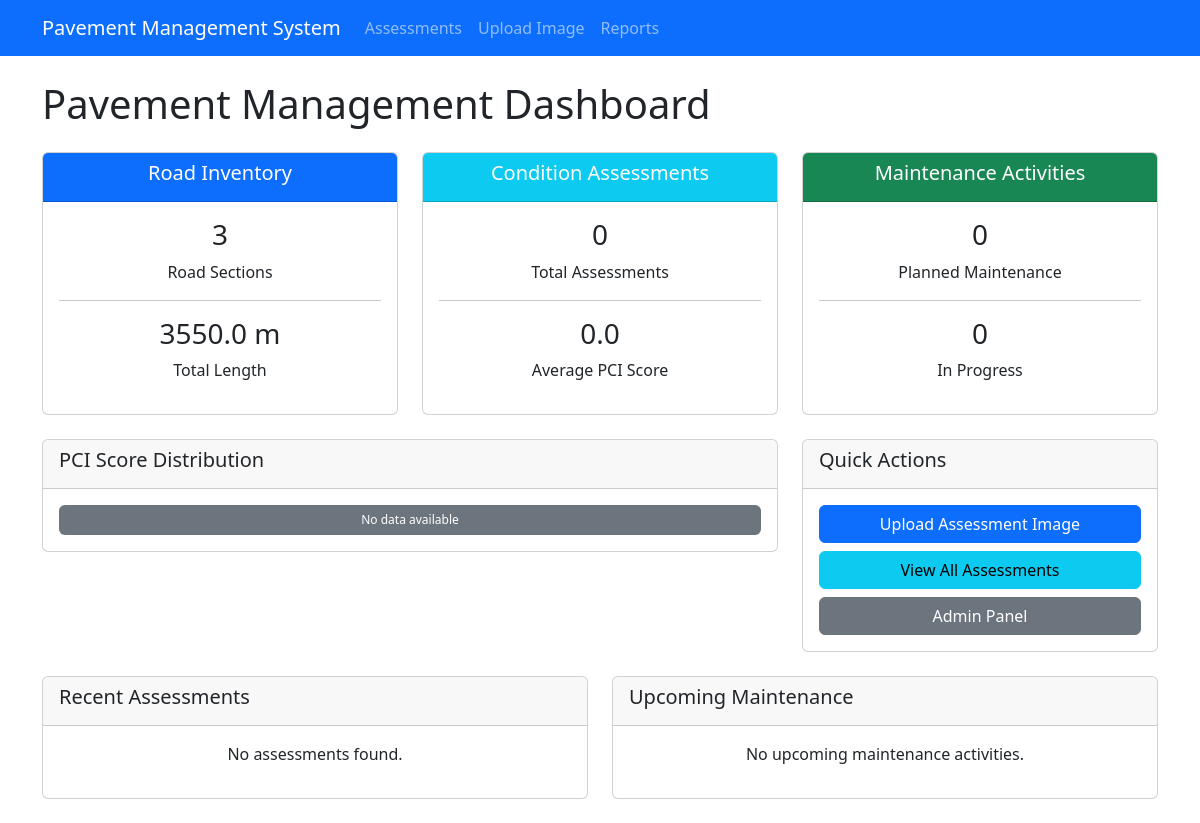
The app's page /, older data.
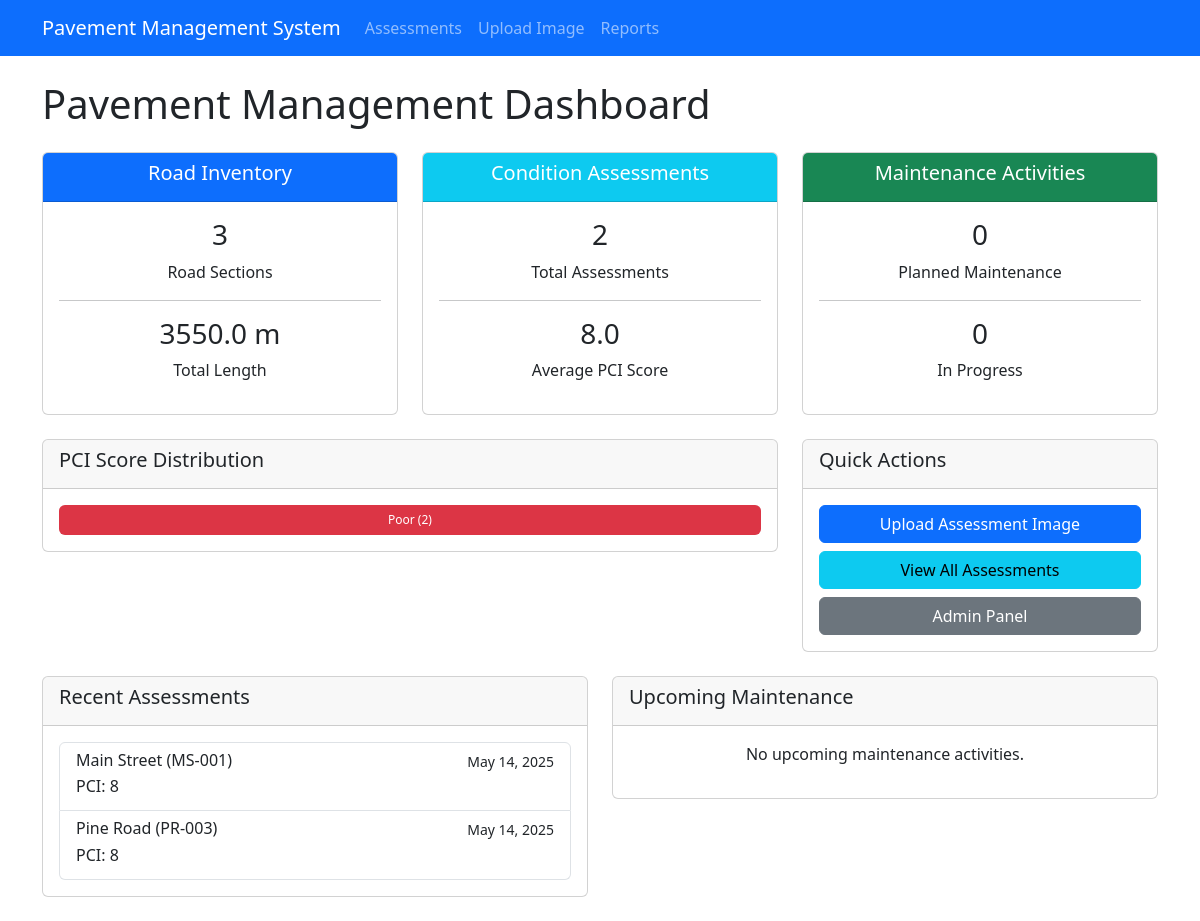
The same page, newer data.
### assessments/models.py (models this page shows, shortened)
class ConditionAssessment(models.Model):
    road_section = models.ForeignKey(RoadSection, on_delete=models.CASCADE)
    assessment_date = models.DateField()
    assessment_method = models.ForeignKey(AssessmentMethod, on_delete=models.PROTECT)
    inspector = models.CharField(max_length=100, blank=True, null=True)
    pci = models.IntegerField(
        "Pavement Condition Index",
        validators=[MinValueValidator(0), MaxValueValidator(100)],
        help_text="0-100 scale where 100 is perfect condition"
    )
    rutting = models.FloatField(null=True, blank=True, help_text="Average rutting depth in mm")
    cracking_percentage = models.FloatField(
        null=True, blank=True,
        validators=[MinValueValidator(0), MaxValueValidator(100)],
        help_text="Percentage of surface with cracking"
    )
    roughness_iri = models.FloatField(
        null=True, blank=True,
        help_text="International Roughness Index (m/km)"
    )
    image_urls = models.JSONField(null=True, blank=True)
    raw_data_url = models.URLField(null=True, blank=True)
    notes = models.TextField(blank=True)
    class Meta:
        ordering = ['-assessment_date']

### inventory/models.py (models this page shows, shortened)
class RoadSection(models.Model):
    name = models.CharField(max_length=100)
    road_id = models.CharField(max_length=50, unique=True)
    length = models.FloatField(help_text="Length in meters")
    width = models.FloatField(help_text="Width in meters")
    surface_type = models.CharField(max_length=50)
    construction_date = models.DateField(null=True, blank=True)
    last_maintenance_date = models.DateField(null=True, blank=True)
    geometry_data = models.TextField(null=True, blank=True, help_text="Geometry data in GeoJSON or WKT format")
    def __str__(self):
        return f"{self.name} ({self.road_id})"

### core/views.py (the view)
# urls.py: path('', DashboardView.as_view(), name='dashboard'),
class DashboardView(TemplateView):
    template_name = 'core/dashboard.html'
    def get_context_data(self, **kwargs):
        context = super().get_context_data(**kwargs)
        context['total_roads'] = RoadSection.objects.count()
        context['total_length'] = RoadSection.objects.aggregate(total=models.Sum('length'))['total'] or 0
        context['total_assessments'] = ConditionAssessment.objects.count()
        context['avg_pci'] = ConditionAssessment.objects.aggregate(avg=models.Avg('pci'))['avg'] or 0
        context['pci_good'] = ConditionAssessment.objects.filter(pci__gte=80).count()
        context['pci_fair'] = ConditionAssessment.objects.filter(pci__gte=50, pci__lt=80).count()
        context['pci_poor'] = ConditionAssessment.objects.filter(pci__lt=50).count()
        context['planned_maintenance'] = MaintenanceActivity.objects.filter(status='planned').count()
        context['in_progress_maintenance'] = MaintenanceActivity.objects.filter(status='in_progress').count()
        context['recent_assessments'] = ConditionAssessment.objects.all()[:5]
        today = datetime.datetime.now().date()
        context['upcoming_maintenance'] = MaintenanceActivity.objects.filter(
            planned_date__gte=today,
            status__in=['planned', 'scheduled']
        ).order_by('planned_date')[:5]
        try:
            from reports.models import Report
            context['recent_reports'] = Report.objects.all()[:5]
        except ImportError:
            pass
        return context

### templates/core/dashboard.html (shortened to what the changed rows need)
{% extends 'base.html' %}
{% load mathfilters %}
{% block content %}
<h1>Pavement Management Dashboard</h1>
<div class="row mt-4">
    <div class="col-md-4">
        <div class="card text-center mb-4">
            <div class="card-body">
                <h3>{{ total_assessments }}</h3>
                <p>Total Assessments</p>
                <hr>
                <h3>{{ avg_pci|floatformat:1 }}</h3>
                <p>Average PCI Score</p>
            </div>
        </div>
    </div>
</div>
<div class="row">
    <div class="col-md-8">
        <div class="card mb-4">
            <div class="card-body">
                <div class="progress" style="height: 30px;">
                    {% with total=pci_good|add:pci_fair|add:pci_poor %}
                    {% if total > 0 %}
                    <div class="progress-bar bg-danger" style="width: {% widthratio pci_poor total 100 %}%">
                        Poor ({{ pci_poor }})
                    </div>
                    {% else %}
                    <div class="progress-bar bg-secondary" style="width: 100%">
                        No data available
                    </div>
                    {% endif %}
                    {% endwith %}
                </div>
            </div>
        </div>
    </div>
</div>
<div class="row">
    <div class="col-md-6">
        <div class="card mb-4">
            <div class="card-body">
                {% if recent_assessments %}
                <div class="list-group">
                    {% for assessment in recent_assessments %}
                    <a href="{% url 'assessment-detail' assessment.id %}" class="list-group-item list-group-item-action">
                        <div class="d-flex w-100 justify-content-between">
                            <h6 class="mb-1">{{ assessment.road_section }}</h6>
                            <small>{{ assessment.assessment_date }}</small>
                        </div>
                        <p class="mb-1">PCI: {{ assessment.pci }}</p>
                    </a>
                    {% endfor %}
                </div>
                {% else %}
                <p class="text-center">No assessments found.</p>
                {% endif %}
            </div>
        </div>
    </div>
</div>
{% endblock %}

Row changes from the older to the newer data that the page shows:
added ConditionAssessment: road_section "Main Street (MS-001)", assessment_date "May 14, 2025", pci "8"
added ConditionAssessment: road_section "Pine Road (PR-003)", assessment_date "May 14, 2025", pci "8"
Text that changed along with them:
{{ total_assessments }}: "0" → "2"
{{ avg_pci|floatformat:1 }}: "0.0" → "8.0"
{{ pci_poor }}: (not shown) → "2"
text no longer shown: "No data available No assessments found."
text now shown: "Poor ( )"
